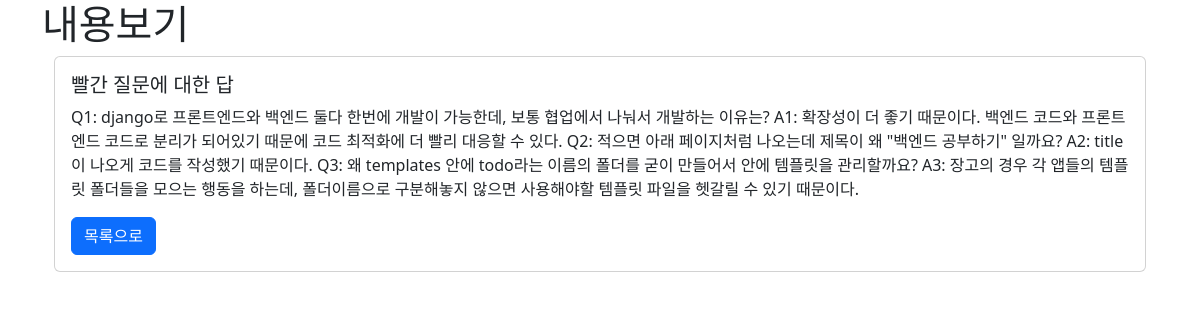
Screenshot of /todo/6/ with the database file from the repository.
### todo/models.py (models this page shows, shortened)
class Todo(models.Model):
    title = models.CharField(max_length=100)
    description = models.TextField(blank=True)
    created = models.DateTimeField(auto_now_add=True)
    complete = models.BooleanField(default=False)
    important = models.BooleanField(default=False)

### todo/views.py (the view)
# urls.py: path('<int:pk>/', views.todo_detail, name='todo_detail'),
def todo_detail(request, pk): # 추가
    todo = Todo.objects.get(id=pk)
    return render(request, 'todo/todo_detail.html', {'todo': todo})

### todo/templates/todo/todo_detail.html (shortened to what this page needs)
<!DOCTYPE html>
<html lang="en">
<head>
    <link href="https://cdn.jsdelivr.net/npm/bootstrap@5.2.3/dist/css/bootstrap.min.css" rel="stylesheet">
    <link rel="stylesheet" href="https://cdn.jsdelivr.net/npm/bootstrap-icons@1.8.0/font/bootstrap-icons.css">
</head>
<body>
    <div class="container">
        <h1> 내용보기</h1>
        <div class="container">
            <div class="row">
                <div class="col-md-12">
                    <div class="card">
                        <div class="card-body">
                            <h5 class="card-title">{{ todo.title }}</h5>
                            <p class="card-text">{{ todo.description }}</p>
                            <a href="{% url 'todo_list' %}" class="btn btn-primary">목록으로</a>
                        </div>
                    </div>
                </div>
            </div>
        </div>
    </div>
</body>
</html>

### rows the page displays
Todo: title "빨간 질문에 대한 답", description "Q1: django로 프론트엔드와 백엔드 둘다 한번에 개발이 가능한데, 보통 협업에서 나눠서 개발하는 이유는? A1: 확장성이 더 좋기 때문이다. 백엔드 코드와 프론트엔드 코드로 분리가 되어있기 때문에 코드 최적화에 더 빨리 대응할 수 있다. Q2: 적으면 아래 페이지처럼 나오는데 제목이 왜 \"백엔드 공부하기\" 일까요? A2: title이 나오게 코드를 작성했기 때문이다. Q3: 왜 templates 안에 todo라는 이름의 폴더를 굳이 만들어서 안에 템플릿을 관리할까요? A3: 장고의 경우 각 앱들의 템플릿 폴더들을 모으는 행동을 하는데, 폴더이름으로 구분해놓지 않으면 사용해야할 템플릿 파일을 헷갈릴 수 있기 때문이다."
